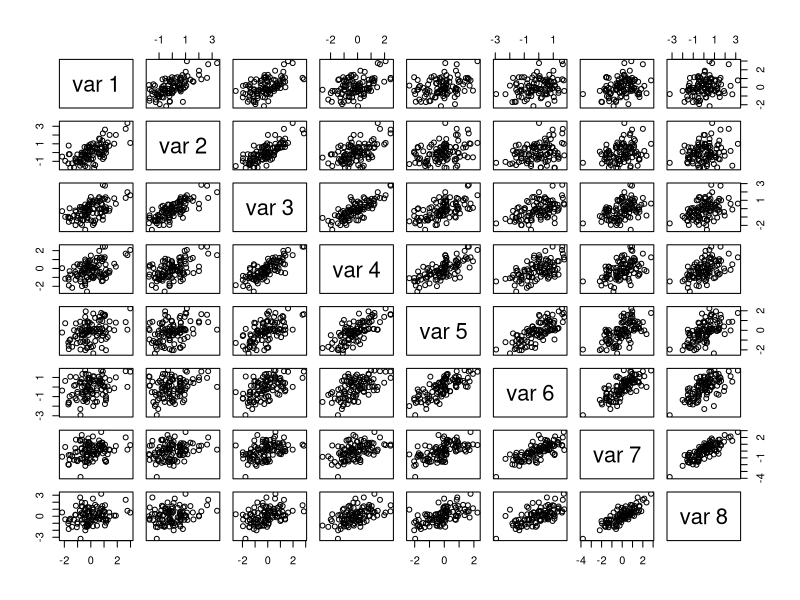
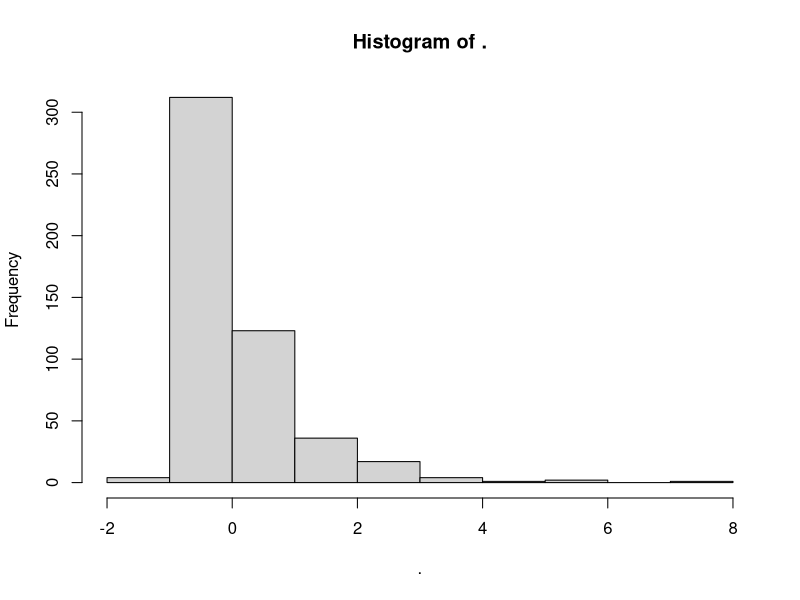
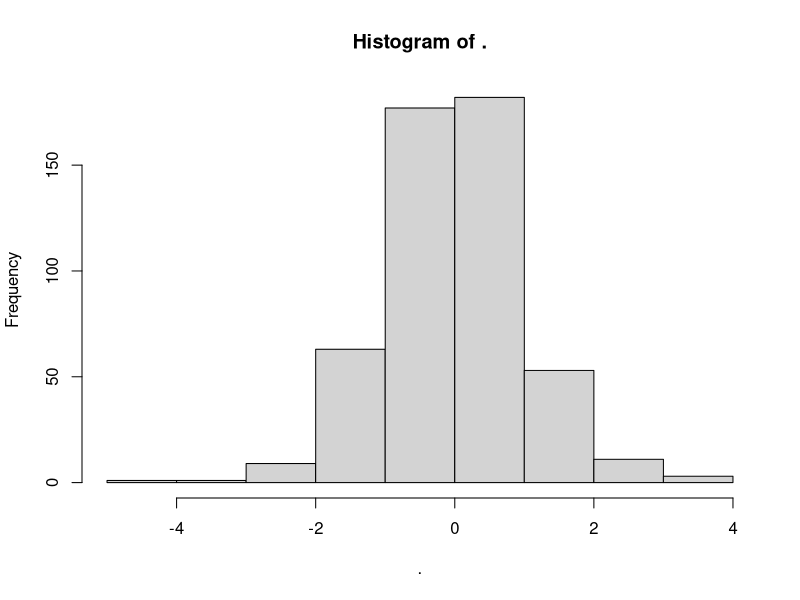

Write R code to recreate these figures, in order.
## ---- chunk 1
knitr::opts_chunk$set(echo = TRUE, warning=F)
## ---- chunk 2
library(MASS)
library(tidyverse)
library(kableExtra)

#generate covariates
covariategen <- function(n,p){
  mvnSig <- matrix(0,ncol=p,nrow=p)
  i=0
  repeat{
    i=i+1
    j=0
    repeat{
      j=j+1
      mvnSig[i,j] <- 0.75^(abs(i-j))
      if(j==p){break}
    }
    if(i==p){break}
  }
    covmat <- mvrnorm(n=n, mu=rep(0,times=p), Sigma = mvnSig)
    Betas <- rep(c(1,0), each=p/2)
    return(list(xis = covmat, B=Betas))
}

errorgen <- function(n, dist, df=0){
  eis <- rnorm(n=n, mean=0, sd=1)
  if(dist=="t"){
    eis = rt(n=n, df=df, ncp=0)
    eis = eis/sd(eis)
  }
  if(dist=="exponential"){
    eis = rexp(n=n, rate=1)
    eis = eis-mean(eis)
  }
  return(eis)
}

simulator <- function(n,p, dist, dof,reps){
        estimates <- matrix(nrow=reps,ncol=p)
        cicovs <- matrix(nrow=reps,ncol=p)
  i=0
  repeat{
    i=i+1
  #generate data
  covs <- covariategen(n,p)
  xis <- covs$xis
  Betas <- covs$B
  errors <- errorgen(n, dist=dist, df=dof)
  yis <- xis%*%Betas + errors
  #estimate
  lm.temp <- lm(formula=yis~xis)
  estimates[i,] <- coef(lm.temp)[-1]
  cis <- confint(lm.temp, level=0.95)
  cicovs[i,] <- c(cis[-1,1] <= Betas & Betas <= cis[-1,2])
  if(i==reps){break}
  }
  return(list(ests=estimates, CIcovs = cicovs))
}


#PUT ALL OBS IN A LIST
listify<- function(nlist,distlist,dflist,reps,p){
  estarray <- array(dim=c(length(nlist), length(distlist), reps, p))
  ciarray <- estarray
  nc=0
  repeat{
    nc=nc+1
      dc = 0
      repeat{
        dc=dc+1
        n=nlist[nc];  distf = distlist[dc]; ddf=dflist[dc]
        sims <- simulator(n=n, p=p, dist=distf, dof=ddf, reps = reps)
        estarray[nc,dc,,] <- sims$ests
        ciarray[nc,dc,,] <- sims$CIcovs
        if(dc==length(distlist)){break}
    }
    if(nc==length(nlist)){break}
  }
  return(list(CIs = ciarray, ests=estarray))
}
## ---- chunk 3
covariategen(n=100,p=8)$xis %>% pairs 
## ---- chunk 4
errorgen(n=500,dist="exponential") %>% hist()
errorgen(n=500, dist="t", df=10) %>% hist()
## ---- chunk 5
nlist <- c(40, 80)
plist <- c(10, 30)
errordistlist <- c("normal", "t","t", "exponential")
dflist <- c(0,3,10,1)
set.seed(112358)

smallp <- listify(nlist=nlist,distlist=errordistlist,dflist=dflist,reps=1000,p=10)
largep <- listify(nlist=nlist,distlist=errordistlist,dflist=dflist,reps=1000,p=30)

colnames(smallp$CIs) <- colnames(smallp$ests) <- colnames(largep$ests) <-colnames(largep$CIs) <- paste(errordistlist, c("", "3","10",""))
rownames(smallp$CIs) <- rownames(smallp$ests) <- rownames(largep$ests) <-rownames(largep$CIs) <- c("n=40", "n=80")
## ---- chunk 6
#summarize the data
#this could be done much more efficiently but it's the same result
p9 <- smallp$CIs %>% apply(c(1,2,4),mean) %>% apply(c(1,2), mean) %>% t
p10 <- smallp$ests %>% apply(c(1,2,4),mean) %>% apply(c(1,2), mean) %>% t
p1 <- smallp$CIs[,,,1:5]%>% apply(c(1,2,4),mean) %>% apply(c(1,2), mean) %>% t
p2 <-smallp$ests[,,,1:5]%>% apply(c(1,2,4),mean) %>% apply(c(1,2), mean) %>% t
p3 <- smallp$CIs[,,,6:10]%>% apply(c(1,2,4),mean) %>% apply(c(1,2), mean) %>% t
p4 <- smallp$ests[,,,6:10]%>% apply(c(1,2,4),mean) %>% apply(c(1,2), mean) %>% t
p11 <- largep$CIs %>% apply(c(1,2,4),mean) %>% apply(c(1,2), mean) %>% t
p12 <- largep$ests %>% apply(c(1,2,4),mean) %>% apply(c(1,2), mean) %>% t
p5<- largep$CIs[,,,1:15]%>% apply(c(1,2,4),mean) %>% apply(c(1,2), mean) %>% t
p6<-largep$ests[,,,1:15]%>% apply(c(1,2,4),mean) %>% apply(c(1,2), mean) %>% t
p7<- largep$CIs[,,,16:30]%>% apply(c(1,2,4),mean) %>% apply(c(1,2), mean) %>% t
p8<-largep$ests[,,,16:30]%>% apply(c(1,2,4),mean) %>% apply(c(1,2), mean) %>% t
resultsp10 <-cbind(p2,p1,p4,p3,p10,p9)[,c(seq(1,11,by=2),seq(2,12,by=2))]
resultsp30 <-cbind(p6,p5,p8,p7,p12,p11)[,c(seq(1,11,by=2),seq(2,12,by=2))]
colnames(resultsp10) <- colnames(resultsp30) <- rep(c("Est", "CIcovg"),times=6)

resultsp10 %>% round(4) %>% kable(caption="p=10") %>%  kable_styling(c("striped", "bordered")) %>%
  add_header_above(c(" ", "B=1" = 2, "B=0" = 2, "All B" = 2, "B=1" = 2, "B=0" = 2, "All B" = 2)) %>%
  add_header_above(c(" ", "n=40"=6, "n=80"=6))
  
resultsp30 %>% round(4) %>% kable(caption="p=30") %>%  kable_styling(c("striped", "bordered")) %>%
  add_header_above(c(" ", "B=1" = 2, "B=0" = 2, "All B" = 2, "B=1" = 2, "B=0" = 2, "All B" = 2)) %>%
  add_header_above(c(" ", "n=40"=6, "n=80"=6))
